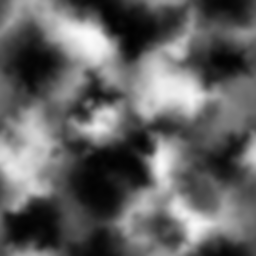
%> input picture image/terrain/demo.png, 256 x 256 px
$ octave display_environmental_terrain.m   (GNU Octave 9; MATLAB toolbox functions it lacks are replaced by stand-ins)
%> lines starting %> are read from the running program, lines starting %| are printed output that depends on the picture
% 添加 地理环境

% 获取灰度图
% https://github.com/tangrams/heightmapper
% https://tangrams.github.io/heightmapper/

% p_t = imread('demo.jpg');     % 获取地形图（山地——通道）   67
% p_t = imread('MyManualPrint_1.jpg');     % 获取地形图 (海岛——台湾)
% p_t = imread('global_heightmap_512.png');     % 获取地形图（全球）
p_t = imread(['demo.png']);     % 获取地形图（曲线地形）    291
%> p_t is the input picture: size 256x256x3 uint8; min 1, max 251, mean 98
% [9 lines of commented-out code are left out]

g_t = rgb2gray(p_t);            % 转为灰阶图
gg_t = double(g_t);             % 转为数值矩阵
gg_t = 1-gg_t/255;              % 将彩色值转为 0-1 的渐变值
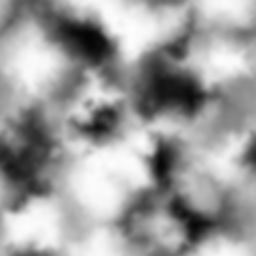
%> gg_t: size 256x256 double; min 0.0157, max 0.996, mean 0.616
gg_t = 1-gg_t;

gg_t=flipud(gg_t);              % 上下翻转 后
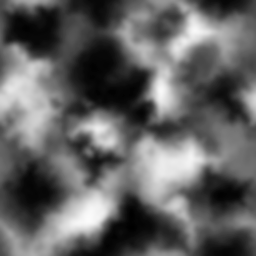
%> gg_t: size 256x256 double; min 0.00392, max 0.984, mean 0.384; mean of the top-left, top-right, bottom-left and bottom-right quarters 0.317, 0.413, 0.408, 0.4

[x_t,y_t] = size(gg_t);           % 取原图大小
%> x_t = 256; y_t = 256
[X_t,Y_t] = meshgrid(1:y_t,1:x_t);  % 以原图大小构建网格

%surf(X_t,Y_t,gg_t);               % 平面上画出图像
%mesh(X_t,Y_t,gg_t);               % 网格上画出图像

% colormap gray               % 设为灰阶图像
